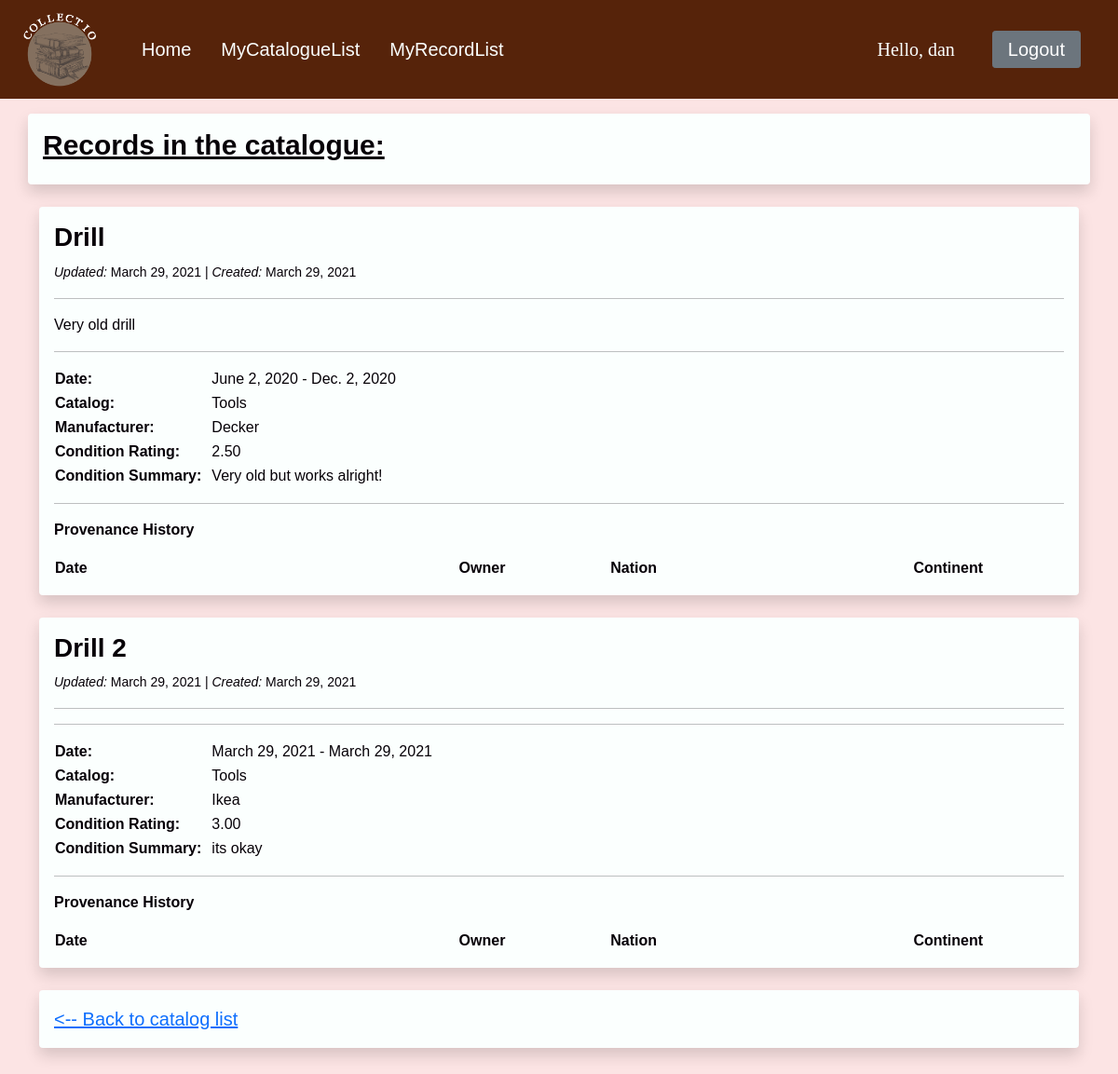
Screenshot of /record/3/ (signed in) with the database file from the repository.
### catalog/models.py (models this page shows, shortened)
class CommonInfo(models.Model):
    id = models.AutoField(primary_key=True) # not necessary as django adds this to every model, but declared so that it is clear
    creation_date = models.DateField(auto_now_add=True)
    last_modified = models.DateField(auto_now=True)
    name = models.CharField(max_length=100, help_text='Enter name')
    description = models.TextField(blank=True, help_text='Enter description')
    class Meta:
        abstract = True
        ordering = ['-last_modified', 'name'] # '-' reverses order, e.i. newest first

class Record(CommonInfo):
    my_catalog = models.ForeignKey(Catalog, on_delete=models.CASCADE) # Many records to one Catalog. Deletes all records associated with deleted catalog.
    date_start = models.DateField() # TODO - is date range for when aquired or creation?
    date_end   = models.DateField()
    manufacturer = models.ForeignKey('Manufacturer', null=True, blank=True, on_delete=SET_NULL)
    condition_rating =  DecimalField(
        help_text='Enter condition rating from 0 to 5',
        default=0,
        decimal_places=2,
        max_digits=3,
        validators=[MinValueValidator(Decimal('0')), MaxValueValidator(Decimal('5'))]
    )
    condition_description = models.TextField(blank=True, help_text='Enter condition description')

class Catalog (CommonInfo):
    def get_absolute_url(self):
        return reverse('catalog-detail', args=[str(self.id)])
    def __str__(self):
        return f'{self.name}'

class Manufacturer (models.Model):
    name = models.CharField(max_length=100, help_text='Enter name')

### catalog/views.py (the view)
# urls.py: path('record/<str:cr>/', views.recordList, name='record-list'),
@login_required(login_url='/login')
def recordList(request, cr):
    records = models.Record.objects.filter(my_catalog=cr)
    provenances = models.Provenance.objects.all()
    context = {
        'records': records,
        'provenances': provenances,
    }
    return render(request, 'catalog/recordlist.html', context)

### catalog/templates/catalog/recordlist.html (shortened to what this page needs)
{% extends "catalog/base.html" %}
{% block content %}
    <div class="row pt-2">
        <div class="shadow p-3 mb-3 bg-light rounded">
            <h2 style="font-weight:bold;font-size:30px;text-decoration: underline;color: #060007">Records in the
                catalogue: </h2>
        </div>
    </div>
    <div class="container">
        {% for record in records %}
            <div class="row align-items-center">
                <div class="shadow p-3 mb-3 bg-dark rounded">
                    <h3 class="text" style="font-weight:bold;font-size:28px;"> {{ record.name }}</h3>
                    <p class="text"><small> <em> Updated: </em> {{ record.last_modified }} | <em>
                        Created: </em> {{ record.creation_date }} </small></p>
                    <hr>
                    <p class="text"> {{ record.description }}</p>
                    <hr>
                    <table>
                        <tr>
                            <td style="text-align: left;"><strong>Date: </strong></td>
                            <td style="text-align: left;">  {{ record.date_start }} - {{ record.date_end }} </td>
                        </tr>
                        <tr>
                            <td style="text-align: left;"><strong>Catalog: </strong></td>
                            <td style="text-align: left;"> {{ record.my_catalog.name }}</td>
                        </tr>
                        <tr>
                            <td style="text-align: left;"><strong>Manufacturer: </strong></td>
                            <td style="text-align: left;">  {{ record.manufacturer.name }} </td>
                        </tr>
                        <tr>
                            <td style="text-align: left;"><strong>Condition Rating: </strong></td>
                            <td style="text-align: left;">  {{ record.condition_rating }} </td>
                        </tr>
                        <tr>
                            <td style="text-align: left;"><strong>Condition Summary: </strong></td>
                            <td style="text-align: left;">  {{ record.condition_description }} </td>
                        </tr>
                    </table>
                    <hr>
                    <p><strong> Provenance History </strong></p>
                    <table style="width:100%">
                        <colgroup>
                            <col span="1" style="width: 40%;">
                            <col span="1" style="width: 15%;">
                            <col span="1" style="width: 30%;">
                            <col span="1" style="width: 15%;">
                        </colgroup>
                        <tr>
                            <th> Date</th>
                            <th> Owner</th>
                            <th> Nation</th>
                            <th> Continent</th>
                        </tr>
                    </table>
                </div>
            </div>
        {% endfor %}
        <div class="row align-items-center" style="padding-bottom: 50px; font-size: 20px">
            <div class="shadow p-3 mb-3 rounded" style="background-color: #FBFFFE;">
                <a href="/catalog"> <-- Back to catalog list</a>
            </div>
        </div>
    </div>
    </div>
{% endblock content %}

### catalog/templates/catalog/navbar.html (shortened to what this page needs)
{% extends "catalog/base.html" %}
{% block navbar %}
    <head>
    </head>
    <nav class="navbar navbar-expand-lg px-4" style="background-color:#56230a;">
        <a href="/about" class="navbar-brand">
            {% load static %}
            <img src="{% static '/images/logo.png' %}" width="80" alt="" class="d-inline-block align-middle mr-2">
        </a>
        <div class="collapse navbar-collapse" id="navbarNav">
            <ul class="nav navbar-nav me-auto px-3">
                <li class="nav-item">
                    <a class="nav-link active px-3" style="font-size: 20px" aria-current="page" href="/home">Home</a>
                </li>
                {% if request.user.is_authenticated %}
                    <li class="nav-item">
                        <a class="nav-link active px-3" style="font-size: 20px" href="/catalog">MyCatalogueList</a>
                    </li>
                    <li class="nav-item">
                        <a class="nav-link active px-3" style="font-size: 20px" href="/search">MyRecordList</a>
                    </li>
                {% endif %}
            </ul>
            {% if request.user.is_authenticated %}
                <ul class="nav navbar-nav navbar-right px-3">
                    <span class="ref px-2 py-2" id="hello_msg">Hello, {{ request.user }}  </span>
                </ul>
                <ul class="nav navbar-nav navbar-right px-3">
                    <a class="btn btn-secondary btn-sm px-3" style="font-size:20px;" href="/logout" role="button">Logout</a>
                </ul>
            {% endif %}
        </div>
    </nav>
{% endblock navbar %}

### catalog/templates/catalog/base.html (style rules this page uses)
body, html { margin: 0; padding: 0; height: 100%; background: #fce4e4 !important; font-family: 'Helvetica', sans-serif; color: #FBFFFE; }

### catalog/templates/catalog/navbar.html (style rules this page uses)
.nav-link { font-size: 18px; color: #FBFFFE !important; padding-right: 2px; }
.ref { color: #FBFFFE; font-size: 20px; font-family: "Comic Sans MS"; }

### catalog/templates/catalog/recordlist.html (style rules this page uses)
.shadow { background-color: #FBFFFE !important; color: #060007; margin: 0.5rem 0 1rem; }
td { padding-right: 10px; }
.text { color: #060007 !important; font-weight: 400; }

### rows the page displays
Record: name "Drill", last_modified "March 29, 2021", creation_date "March 29, 2021", description "Very old drill", date_start "June 2, 2020", date_end "Dec. 2, 2020", my_catalog.name "Tools", manufacturer.name "Decker", condition_rating "2.50", condition_description "Very old but works alright!"
Record: name "Drill 2", last_modified "March 29, 2021", creation_date "March 29, 2021", date_start "March 29, 2021", date_end "March 29, 2021", my_catalog.name "Tools", manufacturer.name "Ikea", condition_rating "3.00", condition_description "its okay"

### other values shown
{{ request.user }} "dan"
